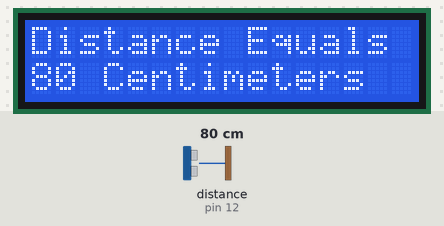
This sketch was run on a simulated Arduino Uno, built with avr-gcc and run on an emulated ATmega328P. Shown: 16×2 character LCD. Wiring (inferred from the names in the program): ultrasonic range finder: trigger pin 13; echo pin 12. The inputs (shaded band) are chosen by the test bench; at power-on: distance to the obstacle (sensor on pin 12) 80 cm. The echo pulse lasts 58.3 µs per cm.

Above: at 1.2 s.
1.3 s: distance to the obstacle (sensor on pin 12) set to 194 cm
At 2.8 s:
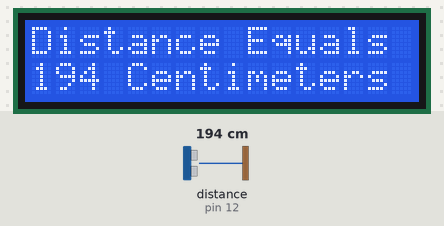
3.1 s: distance to the obstacle (sensor on pin 12) set to 204 cm
At 4.3 s:
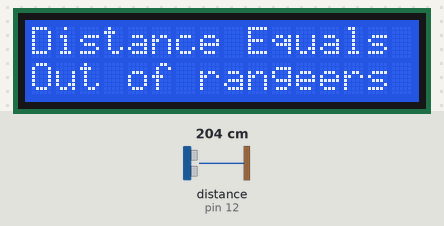
4.6 s: distance to the obstacle (sensor on pin 12) set to 18 cm
At 5.4 s:
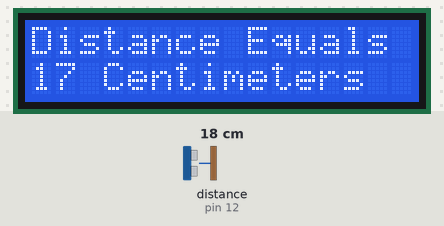
7.1 s: distance to the obstacle (sensor on pin 12) set to 250 cm
At 7.6 s:
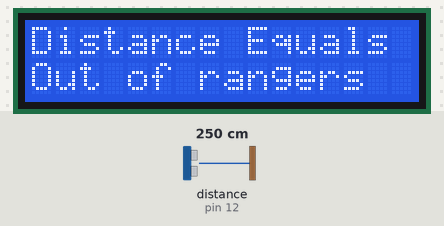
Timing chart, 0 to 9.7 s (numbered marks = the images above; inputs shaded):
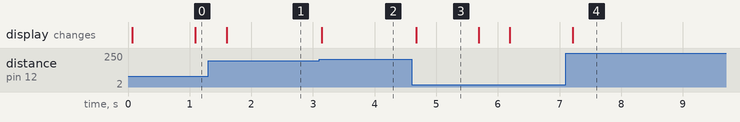

The sketch:

ultrasonic_lcdprint.ino
```cpp
#include <LiquidCrystal.h>

#define trigPin 13
#define echoPin 12
LiquidCrystal lcd(11, 10, 5, 4, 3, 2);

void setup() {
  lcd.begin(16, 2);
  pinMode(trigPin, OUTPUT);
  pinMode(echoPin, INPUT);
  lcd.print("Distance Equals");
}

void loop() {
  lcd.setCursor(0, 1);
  long duration, distance;
  digitalWrite(trigPin, LOW);
  delayMicroseconds(2);
  digitalWrite(trigPin, HIGH);
  delayMicroseconds(10);
  digitalWrite(trigPin, LOW);
  duration = pulseIn(echoPin, HIGH);
  distance = (duration/2) / 29.1;

  if (distance >= 200 || distance <= 0){
    lcd.print("Out of range");
  }
  else {
    lcd.print(distance         );
    lcd.print(" Centimeters   ");
  }
  delay(500);
}
```

Measured:
- the behaviour switches between 199 and 200 cm on distance to the obstacle (sensor on pin 12) (found by bisection; images 1 and 2)
- after the input at 1.3 s, the display: changes after 0.30 s (image 1)
- after the input at 3.1 s, the display: changes after 0.05 s (image 2)
- after the input at 4.6 s, the display: changes after 0.08 s (image 3)
- after the input at 7.1 s, the display: changes after 0.11 s (image 4)
- what the display in image 3 shows lasts 1.0 s, from 4.7 s to 5.7 s
